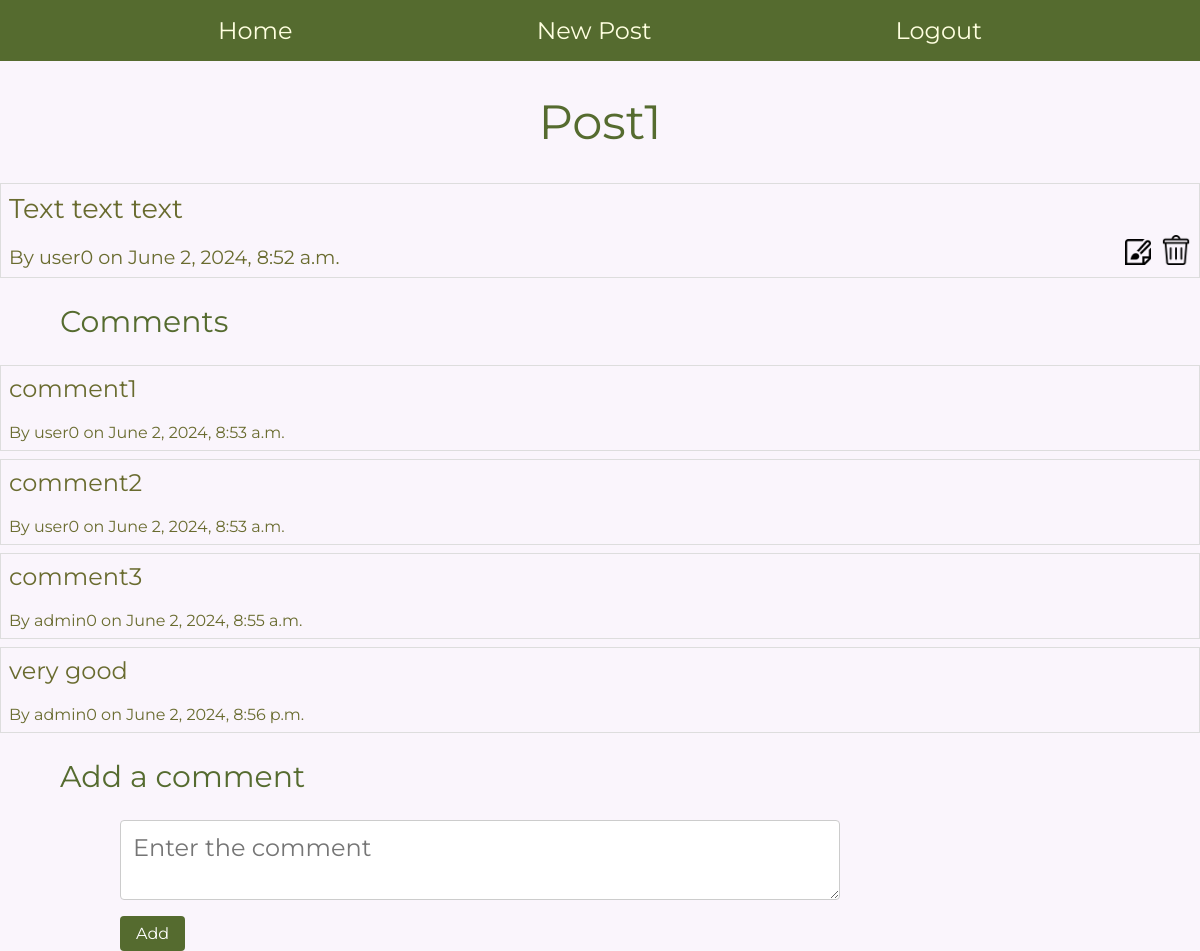
Page /post/1/ (signed in) on the committed database.
### blog/models.py (models this page shows, shortened)
class Post(models.Model):
    title = models.CharField(max_length=100)
    content = models.TextField()
    date_posted = models.DateTimeField(auto_now_add=True)
    author = models.ForeignKey(User,on_delete=models.CASCADE)

class Comment(models.Model):
    post = models.ForeignKey(Post, related_name='comments',
                             on_delete=models.CASCADE)
    content = models.TextField()
    date_posted = models.DateTimeField(auto_now_add=True)
    author = models.ForeignKey(User, on_delete=models.CASCADE)

### blog/views.py (the view)
# urls.py: path('post/<int:pk>/', views.post_detail, name='post_detail'),
def post_detail(request, pk):
    post = get_object_or_404(Post, pk=pk)
    comments = post.comments.all()
    if request.method == 'POST':
        form = CommentForm(request.POST)
        if form.is_valid():
            comment = form.save(commit=False)
            comment.author = request.user
            comment.post = post
            comment.save()
            return redirect('post_detail', pk=post.pk)
    else:
        form = CommentForm()
    return render(request, 'blog/post_detail.html', {'post': post, 'comments': comments, 'form': form})

### blog/forms.py
class CommentForm(forms.ModelForm):
    class Meta:
        model = Comment
        fields = ['content']
        widgets = {
            'content': forms.Textarea
            (attrs={'class': 'form-comment', 'placeholder': 'Enter the comment'}),
        }

### templates/blog/post_detail.html (shortened to what this page needs)
{% extends "base_generic.html" %}
{% load static %}
{% block content %}
  <h1>{{ post.title }}</h1>
  <div class="post-detail">
    {% if user == post.author %}
      <a class="icon-edit" href="{% url 'post_edit' pk=post.pk %}">
        <img src="{% static 'images/icon-edit.png' %}" alt="Edit" width="26">
      </a>
      <a class="icon-delete" href="{% url 'post_delete' pk=post.pk %}">
        <img src="{% static 'images/icon-delete.png' %}" alt="Delete" width="30">
      </a>
    {% endif %}
    <div class="post-detail-content">{{ post.content }}</div>
    <div class="post-detail-author">By {{ post.author }} on {{ post.date_posted }}</div>
  </div>
  {% if comments %}
    <h2>Comments</h2>
    {% for comment in comments %}
      <div class="comment-detail">
        <div class="comment-detail-text">
          {{ comment.content }}
        </div>
        <div class="comment-detail-author">
          By {{ comment.author }} on {{ comment.date_posted }}
        </div>
      </div>
    {% endfor %}
  {% endif %}
  <h2>Add a comment</h2>
  <form method="post">
    {{ form.as_p }}
    <button class="btn-comment" type="submit">Add</button>
  </form>
{% endblock %}

### templates/base_generic.html (shortened to what this page needs)
<!DOCTYPE html>
<html>
<head>
    {% load static %}
    <link rel="stylesheet" type="text/css" href="{% static 'css/style.css' %}">
</head>
<body>
    <div class="nav">
        <a class="nav-item" href="{% url 'home' %}">Home</a>
        {% if user.is_authenticated %}
            <a class="nav-item" href="{% url 'post_new' %}">New Post</a>
            <a class="nav-item" href="{% url 'logout' %}" onclick="event.preventDefault(); document.getElementById('logout-form').submit();">
                Logout
            </a>
        {% else %}
            <a class="nav-item" href="{% url 'login' %}">Login</a>
            <a class="nav-item" href="{% url 'signup' %}">Signup</a>
        {% endif %}
    </div>
    {% block content %}
    {% endblock %}
</body>
</html>

### static/css/style.css (style rules this page uses)
body { font-family: 'Montserrat', 'Roboto', sans-serif; margin: 0; padding: 0px; background-color: #faf5fc; box-sizing: border-box; }
*, *::before, *::after { box-sizing: inherit; }
:root { --main-color: #556B2F; --secondary-color: #696B2F; --background-color: #faf5fc; --light-color: #ffffe0; --hover-color: #4a5e2f; }
.nav { background-color: var(--main-color); padding: 1em 0; margin: 0; text-align: center; }
.nav-item { font-size: 1.5em; color: var(--light-color); margin: 0 3em; text-decoration: none; padding: 0 2em; }
h1, h2 { color: var(--main-color); font-weight: normal; }
h1 { text-align: center; font-size: 3em; }
h2 { margin-left: 2em; font-size: 30px; }
.post-detail { border: 1px solid #ddd; padding: 0.5em; margin: 0.5em 0; position: relative; }
.icon-edit, .icon-delete { position: absolute; bottom: 0.5em; }
.icon-edit { right: 3em; }
.icon-delete { right: 0.5em; }
.post-detail-content, .post-detail-author { color: var(--secondary-color); }
.post-detail-content { font-size: 1.7em; }
.post-detail-author { padding-top: 20px; font-size: 1.2em; }
.comment-detail { border: 1px solid #ddd; padding: 0.5em; margin: 0.5em 0; }
.comment-detail-text { color: var(--secondary-color); font-size: 1.5em; }
.comment-detail-author { padding-top: 20px; font-size: 1em; color: var(--secondary-color); }
.form-title, .form-content, .form-comment { display: block; margin: 0 auto; padding: 0.5em; border: 1px solid #ccc; border-radius: 4px; font-size: 1.5em; font-family: inherit; }
.form-comment { margin-left: 5em; width: 60%; height: 80px; }
.btn-save, .btn-comment, .btn-delete, .btn-cancel { display: block; padding: 0.5em 1em; color: #fff; background-color: var(--main-color); border: none; border-radius: 4px; margin: 0 auto; text-align: center; text-decoration: none; font-size: 1.3em; cursor: pointer; font-family: inherit; }
.btn-comment { font-size: 1em; margin-left: 7.5em; }

### rows in the picture
Post: title "Post1", content "Text text text", author "user0", date_posted "June 2, 2024, 8:52 a.m."
Comment: content "comment1", author "user0", date_posted "June 2, 2024, 8:53 a.m."
Comment: content "comment2", author "user0", date_posted "June 2, 2024, 8:53 a.m."
Comment: content "comment3", author "admin0", date_posted "June 2, 2024, 8:55 a.m."
Comment: content "very good", author "admin0", date_posted "June 2, 2024, 8:56 p.m."
